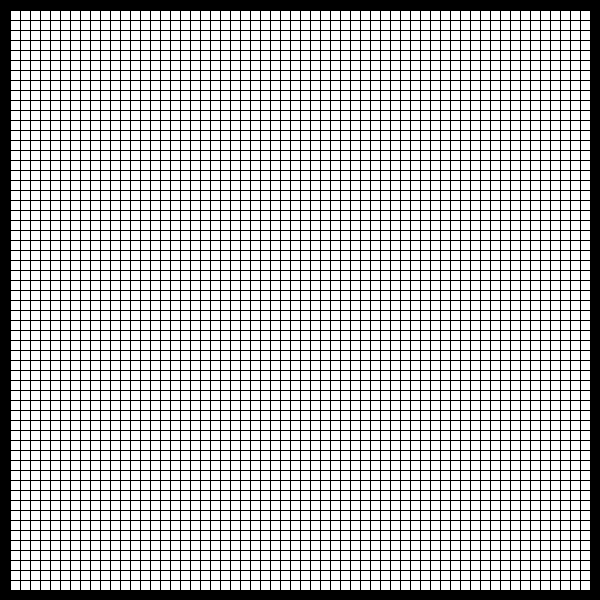
Frame 1 (no input)
Frame 60 (the mouse pressed at the canvas centre just before this capture): identical to frame 1, image omitted
Frame 120 (the mouse held since frame 60 and released just before this capture): identical to frame 1, image omitted

The Processing sketch that drew this single still picture (run headless with seeded random() and noise(); from frame 60 on, the mouse is pressed at the canvas centre):

// Processing sketch: processing_184448
// ── processing_184448.pde



void setup() {
  size(600,600);
  background(0);
}

void draw() {
    for (int x = 10; x < 590; x = x+10) { //Array on x axis
      for (int y = 10; y < 590; y = y+10) { //Array on y axis
          rect(x,y,10,10);
    }
  }
}

  
